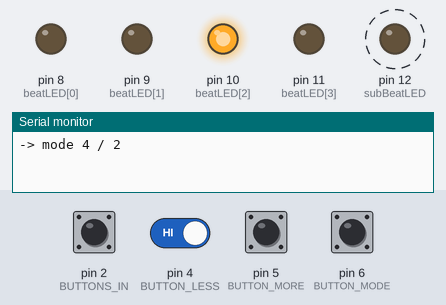
The sketch below on a simulated Arduino Uno, built with avr-gcc and run on an emulated ATmega328P. Parts: output pins drawn as LEDs (lit = HIGH), the last lines printed to the serial monitor. Dashed ring = blinking. Inputs (shaded band) come from the test bench; at power-on: pin 2 (BUTTONS_IN), pin 4 (BUTTON_LESS), pin 5 (BUTTON_MORE), pin 6 (BUTTON_MODE) HIGH.

Above: at 1.2 s.
1.3 s: pin 2 (BUTTONS_IN) pulled LOW for 0.15 s
At 1.89 s:
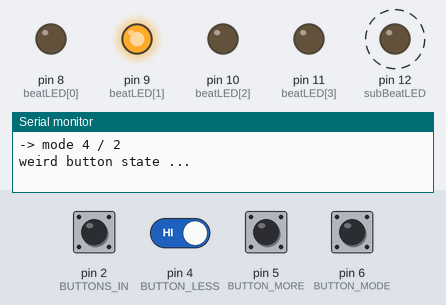
4.3 s: pin 2 (BUTTONS_IN) driven LOW and pin 4 (BUTTON_LESS) driven LOW
At 6.14 s:
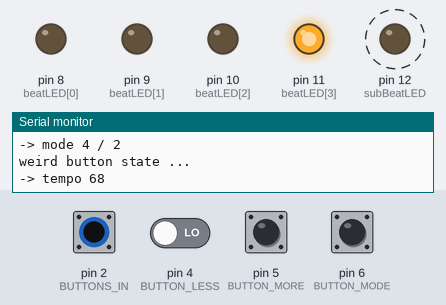
Timing chart, 0 to 13.3 s (numbered marks = the images above; inputs shaded):
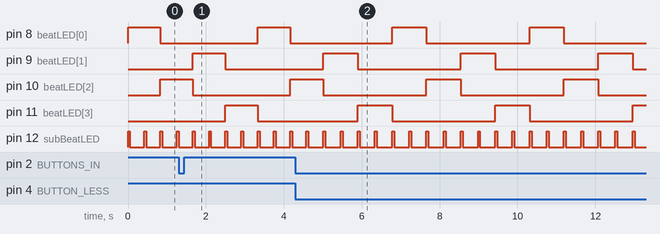

The sketch:

metronome.ino
```cpp
/**
 * début de bricolage pour faire un métronome
 * connecter les LED aux pins 8 à 12, via une résistance d'environ 150ohm
 */
// TODO : faire une base de temps à partir de millis et calculer le "temps" du prochain beat, pour être plus précis

#include <Arduino.h>

/***** PARTIE OUTPUT *****/

/* le nombre de leds "principale" */
#define NB_LEDS 4
/* et leur brochage */
const int beatLED[NB_LEDS]={ 8, 9, 10, 11 };
/* ainsi que celle pour la pulsation des croches */
const int subBeatLED=12;

#define subBeatDuration 50

/* les différentes mesures */
#define NB_TIMES 3
const int step4[]= { 0x08,  0x02,  0x04,  0x01 }; // 4 temps
const int step3[]= { 0x08,  0x04,  0x01 };        // 3 temps
const int step2[]= { 0x08,  0x01 };               // 2 temps
const int *steps[]={ step4, step3, step2 };

// le nombre de temps de chaque ligne du tableau précédent
// puisqu'on ne peut pas faire de int[][] et que sizeof ne marchera pas sur un *int[]
const int stepLengths[]={ 4, 3, 2 };

int tempo   =72; // 40 à 220 temps par minute */

int mode    =NB_TIMES-1;  // mesure courante (index dans steps)
int subMode =3;  // 2=binaire, 3=ternaire
// on initialise au dernier mode pour que le setup appelle "next" et fasse "tout ce qu'il faut"
// pour initialiser au mode suivant, c'est à dire le premier

long beatDelay; // temps d'attente entre deux "sous pulsations"

int  nbBeats;   // nombre de pulsation par mesure dans la mesure courante
int  beat;      // pulsation courante
int  subBeat;   // sous pulsation courante

/**
 * passer d'un mode à l'autre, en boucle, dans cet ordre :
 * 4 temps binaire, 4 temps ternaire, 3 temps binaire, 3 temps ternaire, 2 temps binaire, 2 temps ternaire
 */
void nextMode() {
  if(subMode==2) {
    subMode=3;
  } else {
    subMode=2;
    mode=(mode+1) % NB_TIMES;
    nbBeats= stepLengths[mode];
  }

  Serial.print("-> mode ");
  Serial.print(nbBeats);
  Serial.print(" / ");
  Serial.println(subMode);

  beatDelay= 60000/ (subMode*tempo);
  // reprendre la battue de zéro
  beat=0;
  subBeat=0;
}

/**
 * changer le tempo et en déduire de nouveau démai entre pulsations
 */
void changeTempo(int amount) {
  tempo+= amount;
  if(tempo<40) {
    tempo=40;
  } else if(tempo>220) {
    tempo=220;
  }
  Serial.print("-> tempo ");
  Serial.println(tempo);
  beatDelay= 60000/ (subMode*tempo);
}

void writeLeds(int value) {
  int mask, i;
  for(mask= 0x1 << (NB_LEDS-1), i=0; mask; mask>>=1, i++) {
    digitalWrite(beatLED[i], (value & mask) ? HIGH : LOW);
  }
}

/**
 * afficher le temps ou le "sous temps" suivant
 * puis préparer le suivant
 */
void doBeat() {
  // allumer la pulsation
  digitalWrite(subBeatLED, HIGH);
  if(subBeat==0) {
    writeLeds(steps[mode][beat]);
  }

  subBeat++;
  if(subBeat==subMode) {
    subBeat=0;
    beat++;
    if(beat==nbBeats) {
      beat=0;
    }
  }
}

// éteindre la pulsation
void stopSubBeat() {
  digitalWrite(subBeatLED, LOW);
}


/***** PARTIE INPUT *****/

// pin 2, (associé à l'interruption 0), est connectée à chaque bouton, via une diode
#define BUTTONS_IN 2
#define BUTTONS_INT 0

// l'autre patte de chacun de ces bouton est aux pin 4, 5 et 6
#define BUTTON_LESS  4
#define BUTTON_MORE  5
#define BUTTON_MODE  6

// si l'interruption est appelée plusieurs fois en mloins de MIN_DELAY millis,
// c'est du "bruit", on ne garde que le premier
#define MIN_DELAY 100

void interruptHandler()
{
  // repérer la dernière fois qu'no a appelé cette fonction
  static unsigned long lastCall= 0;
  unsigned long now= millis();

  // si l'état est HIGH, c'est qu'on relache le bouton
  // on ignore, mais on note l'heure pour ignorer les éventuels rebonds "LOW" qui vont suivre
  if(digitalRead(BUTTONS_IN) != LOW) {
    lastCall= now;
    return;
  }
  // si on est venu il y a moins de MIN_DELAY millis, on ignore
  if(lastCall != 0 && lastCall+MIN_DELAY>now) {
    return;
  }

  // sinon, on note l'heure
  lastCall= now;

  // maintenant, regardons l'état des boutons
  // dès qu'on en trouve un d'appuyé, on cherche pas plus loin
  // TODO : faire un truc plus tordu avec 2 touches à la fois pour switcher mode et submode séparément
  if(digitalRead(BUTTON_MODE) == LOW) {
    nextMode();
    return;
  }
  if(digitalRead(BUTTON_LESS) == LOW) {
    changeTempo(-4);
    return;
  }
  if(digitalRead(BUTTON_MORE) == LOW) {
    changeTempo(4);
    return;
  }

  // en théorie, on devrait jamais arriver là ...
  Serial.println("weird button state ...");
}

/***** INITIALISER TOUT CA *****/
void setup() {
  int i;

  Serial.begin(9600);

  for(i=0; i<NB_LEDS; i++) {
    pinMode(beatLED[i], OUTPUT);
  }
  pinMode(subBeatLED, OUTPUT);

  nextMode();

  pinMode(BUTTONS_IN, INPUT);
  digitalWrite(BUTTONS_IN, HIGH);

  // BUTTON_*_IN are also inputs, to detect current position of button
  pinMode(BUTTON_MORE, INPUT);
  digitalWrite(BUTTON_MORE, HIGH);
  pinMode(BUTTON_LESS, INPUT);
  digitalWrite(BUTTON_LESS, HIGH);
  pinMode(BUTTON_MODE, INPUT);
  digitalWrite(BUTTON_MODE, HIGH);

  // when button is pressed or release (because noise when button is released may make it appear as pressed again)
  attachInterrupt(BUTTONS_INT, interruptHandler, CHANGE);
}

/***** ET EN AVANT ... ****/
void loop() {
  doBeat();
  delay(subBeatDuration);
  stopSubBeat();
  delay(beatDelay-subBeatDuration);
}
```

Measured:
- by itself, pin 8 (beatLED[0]), pin 9 (beatLED[1]), pin 10 (beatLED[2]), pin 11 (beatLED[3]): alternates HIGH for 0.88 s and LOW for 2.6 s
- by itself, pin 12 (subBeatLED): alternates HIGH for 0.05 s and LOW for 0.39 s
